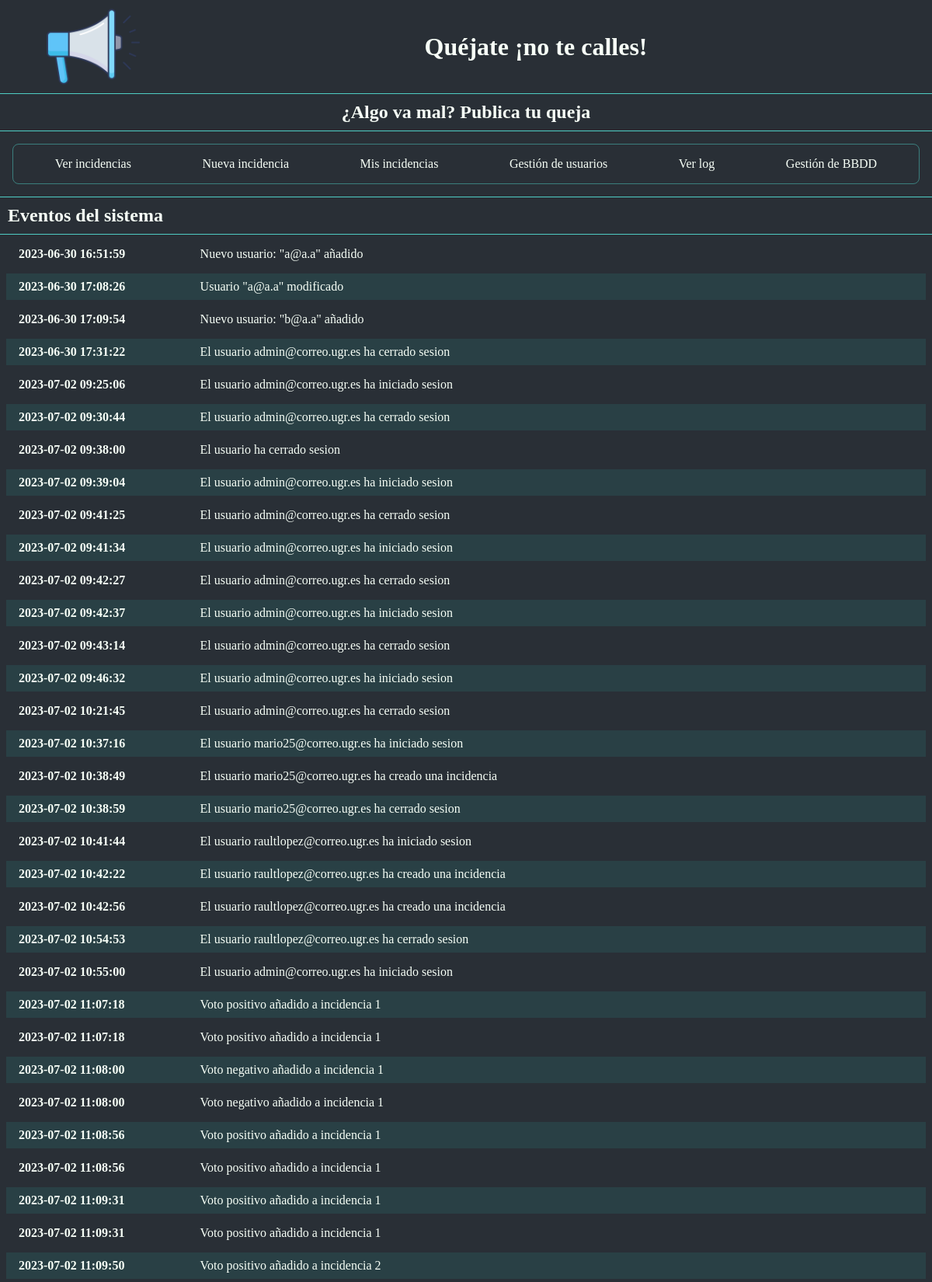
/php/log.php (signed in, upper part), run on the app's committed database.
### tables this page shows
CREATE TABLE `Log` (
  `id` int NOT NULL AUTO_INCREMENT,
  `fecha` timestamp NOT NULL DEFAULT CURRENT_TIMESTAMP,
  `evento` varchar(200) DEFAULT NULL,
  PRIMARY KEY (`id`)
);

### php/funcionesBD.php (called while the page is built, shortened)
<?php
    $db = null;
    function ObtenerDatosLog(){
        $resultado = null;
        global $db;
        $consulta = "SELECT * FROM Log";
        $prep = mysqli_prepare($db, $consulta);
        if(mysqli_stmt_execute($prep)){
            $res = mysqli_stmt_get_result($prep);
            if($res){
                $resultado = mysqli_fetch_all($res);
            }
            else{
                Error("Error en la obtención de los datos del registro");
            }
        }
        return $resultado ? $resultado : null;
    }
?>

### php/funciones.php (the view, shortened to what this page needs)
<?php
    require_once 'funcionesBD.php';
    function getSession($nombreVariable){
        if(isset($_SESSION[$nombreVariable])){
            return $_SESSION[$nombreVariable];
        }
        else return null;
    }
    function HTMLInicio(){
        echo <<<HTML
        <!DOCTYPE html>
        <html lang="en">
        <head>
            <meta charset="UTF-8">
            <meta http-equiv="X-UA-Compatible" content="IE=edge">
            <meta name="viewport" content="width=device-width, initial-scale=1.0">
            <link rel="stylesheet" href="../css/style.css">
            <link rel="stylesheet" href="../css/incidencia.css">
            <link rel="stylesheet" href="../css/listadoIncidencias.css">
            <link rel="stylesheet" href="../css/gestionUsuarios.css">
            <link rel="stylesheet" href="../css/log.css">
            <link rel="stylesheet" href="../css/edicionUsuario.css">
            <link rel="stylesheet" href="../css/gestionIncidencia.css">
            <title>Proyecto</title>
        </head>
        <body>
        HTML;
    }
    function HTMLFin(){
        echo <<<HTML
            </body>
            </html>
        HTML;
    }
    function MostrarHeader($tipoUsuario){
        echo <<<HTML
        <header>
            <div class="cabecera">
                <img src="../img/megafono.png" alt="megafono" class="pageLogo">
                <h1>Quéjate ¡no te calles!</h1>
            </div>
            <h2>¿Algo va mal? Publica tu queja</h2>
        </header>
        HTML;
        MostrarNav($tipoUsuario);
    }
    function MostrarNav($tipoUsuario){
        echo <<<HTML
            <nav>
                <ul>
        HTML;
        switch($tipoUsuario){
            case "administrador":
                echo <<<HTML
                    <li><a href="./index.php">Ver incidencias</a></li>
                    <li><a href="./nuevaIncidencia.php">Nueva incidencia</a></li>
                    <li><a href="./misIncidencias.php">Mis incidencias</a></li>
                    <li><a href="./gestionUsuarios.php">Gestión de usuarios</a></li>
                    <li><a href="./log.php">Ver log</a></li>
                    <li><a href="./gestionBD.php">Gestión de BBDD</a></li>
                HTML;
                break;
        }
        echo <<<HTML
                </ul>
            </nav>
        HTML;
    }
    function MostrarLog(){
        $datos = ObtenerDatosLog();
        if ($datos != null){
            echo <<<HTML
                <section class="log">
                    <h2>Eventos del sistema</h2>
                    <div class="eventos">
            HTML;
            foreach ($datos as $registro){
                echo <<<HTML
                    <div class="evento">
                        <label>{$registro[1]}</label>
                        <label>{$registro[2]}</label>
                    </div>
                HTML;
            }
            echo <<<HTML
                    </div>
                </section>
            HTML;
        }
        else{
            echo <<<HTML
                <h2 id="sinDatos">No hay registros</h2>
            HTML;
        }
    }
?>

### php/log.php (shortened to what this page needs)
<?php
    require_once 'funciones.php';
    HTMLInicio();
    MostrarHeader(getSession("tipoCliente"));
    if(getSession("tipoCliente") != "administrador"){
        MostrarAccesoDenegado();
    }
    else{
        MostrarLog();
    }
    HTMLFin();
?>

### css/style.css (style rules this page uses)
* { margin: 0; padding: 0; }
h1, h2 { color: #F7FFF7; display: flex; vertical-align: middle; align-items: center; justify-content: center; margin: auto; }
h2 { border-top: 1px solid #4ECDC4; border-bottom: 1px solid #4ECDC4; padding: 10px; }
p, label { color: #F7FFF7; }
body { background-color: #292F36; }
header { background-color: #292F36; }
nav { margin: 1rem 1rem; padding: 0.5rem; border-radius: 0.5rem; border: 1px solid rgba(78, 205, 196, 0.5); }
ul { display: flex; justify-content: space-around; }
li { display: inline; padding: 0.5rem; }
a { box-sizing:content-box; text-decoration: none; color: #F7FFF7; border-bottom: 2px solid rgba(78, 205, 196, 0); transition: border 0.3s ease-in-out; }
.pageLogo { display: inline; max-width: 10%; max-height: 10%; margin-left: 5%; }
.cabecera { display: flex; }

### css/log.css (style rules this page uses)
.log h2 { justify-content: flex-start; }
.evento { margin: 0.5rem; padding: 0.5rem; display: grid; grid-template-columns: 20% 80%; }
.evento label:last-of-type { font-weight: normal; }
.eventos .evento:nth-child(even) { background-color: #2875703f; }

### css/edicionUsuario.css (style rules this page uses)
label { font-weight: bold; }

### css/gestionIncidencia.css (style rules this page uses)
.botonesIncidencia input, label { margin-left: 0.5rem; }

### data on the page
log: fecha "2023-06-30 16:51:59", evento "Nuevo usuario: \"a@a.a\" añadido"
log: fecha "2023-06-30 17:08:26", evento "Usuario \"a@a.a\" modificado"
log: fecha "2023-06-30 17:09:54", evento "Nuevo usuario: \"b@a.a\" añadido"
log: fecha "2023-06-30 17:31:22", evento "El usuario admin@correo.ugr.es ha cerrado sesion"
log: fecha "2023-07-02 09:25:06", evento "El usuario admin@correo.ugr.es ha iniciado sesion"
log: fecha "2023-07-02 09:30:44", evento "El usuario admin@correo.ugr.es ha cerrado sesion"
log: fecha "2023-07-02 09:38:00", evento "El usuario ha cerrado sesion"
log: fecha "2023-07-02 09:39:04", evento "El usuario admin@correo.ugr.es ha iniciado sesion"
log: fecha "2023-07-02 09:41:25", evento "El usuario admin@correo.ugr.es ha cerrado sesion"
log: fecha "2023-07-02 09:41:34", evento "El usuario admin@correo.ugr.es ha iniciado sesion"
log: fecha "2023-07-02 09:42:27", evento "El usuario admin@correo.ugr.es ha cerrado sesion"
log: fecha "2023-07-02 09:42:37", evento "El usuario admin@correo.ugr.es ha iniciado sesion"
log: fecha "2023-07-02 09:43:14", evento "El usuario admin@correo.ugr.es ha cerrado sesion"
log: fecha "2023-07-02 09:46:32", evento "El usuario admin@correo.ugr.es ha iniciado sesion"
log: fecha "2023-07-02 10:21:45", evento "El usuario admin@correo.ugr.es ha cerrado sesion"
log: fecha "2023-07-02 10:37:16", evento "El usuario mario25@correo.ugr.es ha iniciado sesion"
log: fecha "2023-07-02 10:38:49", evento "El usuario mario25@correo.ugr.es ha creado una incidencia"
log: fecha "2023-07-02 10:38:59", evento "El usuario mario25@correo.ugr.es ha cerrado sesion"
log: fecha "2023-07-02 10:41:44", evento "El usuario raultlopez@correo.ugr.es ha iniciado sesion"
log: fecha "2023-07-02 10:42:22", evento "El usuario raultlopez@correo.ugr.es ha creado una incidencia"
log: fecha "2023-07-02 10:42:56", evento "El usuario raultlopez@correo.ugr.es ha creado una incidencia"
log: fecha "2023-07-02 10:54:53", evento "El usuario raultlopez@correo.ugr.es ha cerrado sesion"
log: fecha "2023-07-02 10:55:00", evento "El usuario admin@correo.ugr.es ha iniciado sesion"
log: fecha "2023-07-02 11:07:18", evento "Voto positivo añadido a incidencia 1"
log: fecha "2023-07-02 11:07:18", evento "Voto positivo añadido a incidencia 1"
log: fecha "2023-07-02 11:08:00", evento "Voto negativo añadido a incidencia 1"
log: fecha "2023-07-02 11:08:00", evento "Voto negativo añadido a incidencia 1"
log: fecha "2023-07-02 11:08:56", evento "Voto positivo añadido a incidencia 1"
log: fecha "2023-07-02 11:08:56", evento "Voto positivo añadido a incidencia 1"
log: fecha "2023-07-02 11:09:31", evento "Voto positivo añadido a incidencia 1"
log: fecha "2023-07-02 11:09:31", evento "Voto positivo añadido a incidencia 1"
log: fecha "2023-07-02 11:09:50", evento "Voto positivo añadido a incidencia 2"
